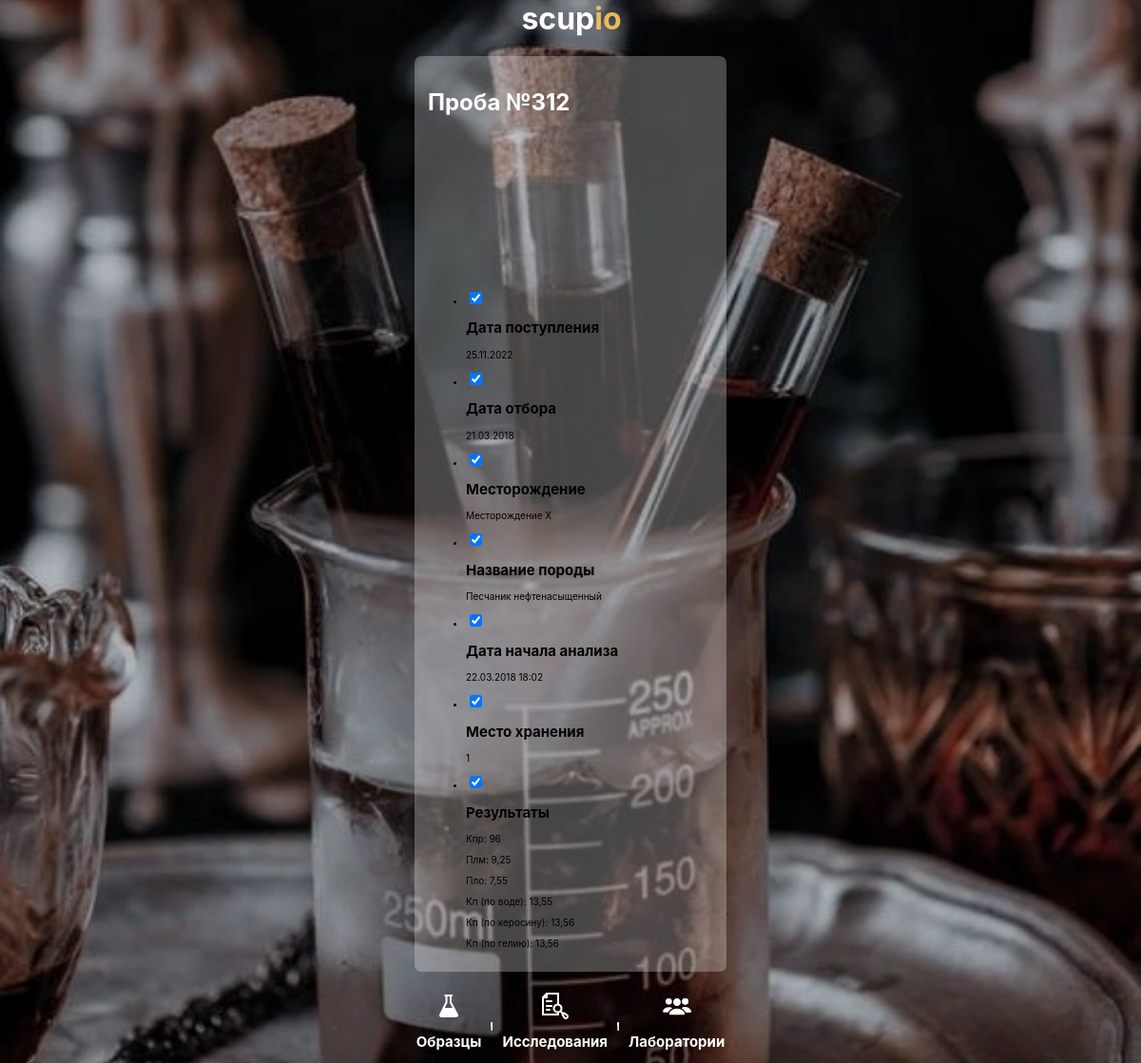
Page /object/2 (signed in) on the committed database.
### objects/models.py (models this page shows, shortened)
class Object(models.Model):
    name = models.IntegerField(verbose_name='Номер объекта')
    oilfield = models.ForeignKey(
        OilField,
        related_name='objects',
        verbose_name='Номер месторождения',
        on_delete=models.CASCADE,
        default = 1
    )
    income_date = models.DateTimeField(auto_now_add=True, verbose_name='Дата поступления в лабораторию')
    date_selection = models.DateTimeField(verbose_name='Дата отбора пробы')
    rock_name = models.CharField(max_length=200, verbose_name='Название породы')
    link_verge3d = models.CharField(max_length=200, verbose_name='Ссылка на 3D Модель')
    class Meta:
        ordering = ('-pk',)

class LabObject(models.Model):
    object = models.ForeignKey(
        Object,
        related_name='lab_object',
        verbose_name='Объект',
        on_delete=models.CASCADE
    )
    laboratory = models.ForeignKey(
        Lab,
        related_name='lab_object',
        verbose_name='Лаборатория',
        on_delete=models.CASCADE
    )
    start_date = models.DateTimeField(verbose_name='Время старта работы')
    end_date = models.DateTimeField(auto_now_add=True, verbose_name='Время конца работы')
    author = models.ForeignKey(
        User,
        related_name='lab_object',
        verbose_name='Оператор',
        on_delete=models.CASCADE,
        default = 1
    )
    task = models.ForeignKey(
        Task,
        related_name='lab_object',
        verbose_name='Исследование',
        on_delete=models.CASCADE
    )
    class Meta:
        ordering = ('-pk',)

class OilField(models.Model):
    name = models.CharField(max_length=200, verbose_name='Название месторождения')
    well = models.ForeignKey(
        Well,
        related_name='fields',
        verbose_name='Скважина',
        on_delete=models.CASCADE,
        default = 1
    )

class Lab(models.Model):
    name = models.IntegerField(verbose_name='Номер лаборатории')
    address = models.CharField(max_length=200, verbose_name='Адрес лаборатории')

class Task(models.Model):
    type = models.IntegerField(verbose_name='Тип работы')
    result = models.CharField(max_length=200, verbose_name='Результат', blank=True, null=True)

### objects/views.py (the view)
# urls.py: path('object/<int:object_id>', views.object_detail, name='object_detail'),
@login_required
def object_detail(request, object_id):
    object = get_object_or_404(Object, pk=object_id)
    context = {
        'object': object,
        'tasks': object.lab_object.all(),
    }
    return render(request, 'objects/object_detail.html', context)

### templates/objects/object_detail.html (shortened to what this page needs)
{% extends 'base.html' %}
{% block content %}
<div class="list">
    <h2 style="color: #FFFFFF; font-size:24px">Проба №{{ tasks.0.object.name}}</h2>
    <iframe src="{{ tasks.0.object.link_verge3d }}"></iframe>
    <ul class="accordeon">
        <li>
            <input type="checkbox" checked>
            <h2>Дата поступления</h2>
            <p>{{ tasks.0.object.income_date|date:'d.m.Y' }}</p>
        </li>
        <li>
            <input type="checkbox" checked>
            <h2>Дата отбора</h2>
            <p>{{ tasks.0.object.date_selection|date:'d.m.Y' }}</p>
        </li>
        <li>
            <input type="checkbox" checked>
            <h2>Месторождение</h2>
            <p>{{ tasks.0.object.oilfield.name }}</p>
        </li>
        <li>
            <input type="checkbox" checked>
            <h2>Название породы</h2>
            <p>{{ tasks.0.object.rock_name }}</p>
        </li>
        <li>
            <input type="checkbox" checked>
            <h2>Дата начала анализа</h2>
            <p>{{ tasks.0.start_date|date:'d.m.Y H:i' }}</p>
        </li>
        <li>
            <input type="checkbox" checked>
            <h2>Место хранения</h2>
            <p>{{ tasks.0.laboratory.name }}</p>
        </li>
        <li>
            <input type="checkbox" checked>
            <h2>Результаты</h2>
            {% for task in tasks %}
            <p>{{ task.task.result }}</p>
            {% endfor %}
        </li>
    </ul>
</div>
{% endblock %}

### static/css/style.css (style rules this page uses)
html { font-family: "Inter"; font-size: 10px; height: 100vh; width: 100vw; }
body { overflow-x: hidden; margin: 0; min-width: 100vw; min-height: 100vh; }
*, *:before, *:after { box-sizing: border-box; text-decoration: none; }
iframe { border-width: 0; border-style: none; border-color: none; border-image: none; }

### rows in the picture
Object: id+name "312"
LabObject: object.income_date "25.11.2022", object.date_selection "21.03.2018", object.name "Месторождение Х", object.rock_name "Песчаник нефтенасыщенный", object+start_date "22.03.2018 18:02", object+laboratory "1", task.result "Кпр: 96"
LabObject: task.result "Плм: 9,25"
LabObject: task.result "Пло: 7,55"
LabObject: task.result "Кп (по воде): 13,55"
LabObject: task.result "Кп (по керосину): 13,56"
LabObject: task.result "Кп (по гелию): 13,56"
